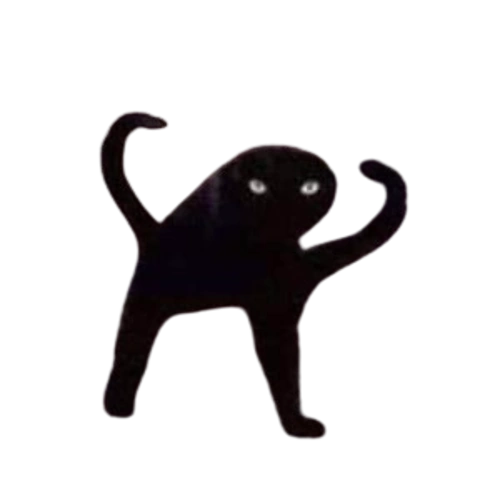
#> input picture Cursed_cat.png, 500 x 500 px
$ python convert_image.py Cursed_cat.png out.png
#> lines starting #> are read from the running program, lines starting #| are printed output that depends on the picture; after the words box and inside, x2 and y2 are one past the last pixel; in counts of white or black regions, pixels touching at a corner belong together
import sys
from PIL import Image
import os

def convert_to_bitmap(image_path, output_name):
#> called with image_path = 'Cursed_cat.png', output_name = 'out.png'
    try:
        # Open and convert image
        img = Image.open(image_path)
#> img is the input picture: PIL image 500x500 RGBA; mean R, G, B, A 3.6, 1.9, 2.5, 41.7

        # Resize to fit OLED (128x64) while maintaining aspect ratio
        img.thumbnail((128, 64), Image.Resampling.LANCZOS)
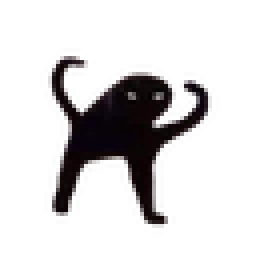
#> img: PIL image 64x64 RGBA (shown 4 times larger); mean R, G, B, A 4.5, 2.3, 3.1, 41.7; transparent parts drawn white

        # Convert to 1-bit (black and white)
        img = img.convert('1')
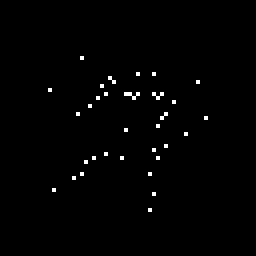
#> img: PIL image 64x64 1 (shown 4 times larger); 0.95% white in thin lines or dots, all inside (x1, y1, x2, y2) = (12, 14, 52, 53)

        # Get actual size after resize
        width, height = img.size
#> width = 64; height = 64

        # Convert to bitmap array
        bitmap_data = []

        # Process image data for SSD1306 format (vertical bytes)
        for page in range((height + 7) // 8):  # 8 pages for 64 pixels height
            for col in range(width):
                byte_val = 0
                for bit in range(8):
                    y = page * 8 + bit
                    if y < height:
                        pixel = img.getpixel((col, y))
                        if pixel == 0:  # Black pixel (0 in 1-bit mode)
                            byte_val |= (1 << bit)
                bitmap_data.append(byte_val)
#> after the loop, bitmap_data = 512 values, max 255 at index 0, min 123 at index 162, mean 251.3

        # Generate Arduino C++ code
        array_name = f"{output_name}_bitmap"
        cpp_code = f"""
// {output_name} - {width}x{height} pixels
const unsigned char {array_name}[] PROGMEM = {{
"""

        # Add bitmap data
        for i, byte in enumerate(bitmap_data):
            if i % 16 == 0:
                cpp_code += "\n  "
            cpp_code += f"0x{byte:02X}"
            if i < len(bitmap_data) - 1:
                cpp_code += ", "

        cpp_code += f"""
}};

const int {output_name}_width = {width};
const int {output_name}_height = {height};
"""

        # Write to file
        output_file = f"{output_name}_bitmap.h"
        with open(output_file, 'w') as f:
            f.write(cpp_code)

        print(f"Converted {image_path} -> {output_file}")
        print(f"Size: {width}x{height}")
#| Size: 64x64
        print(f"Bitmap size: {len(bitmap_data)} bytes")
#| Bitmap size: 512 bytes

    except Exception as e:
        print(f"Error converting {image_path}: {e}")

if __name__ == "__main__":
    if len(sys.argv) != 3:
        print("Usage: python convert_image.py <image_path> <output_name>")
        sys.exit(1)

    image_path = sys.argv[1]
    output_name = sys.argv[2]
    convert_to_bitmap(image_path, output_name)

$ run again, on watcat.png
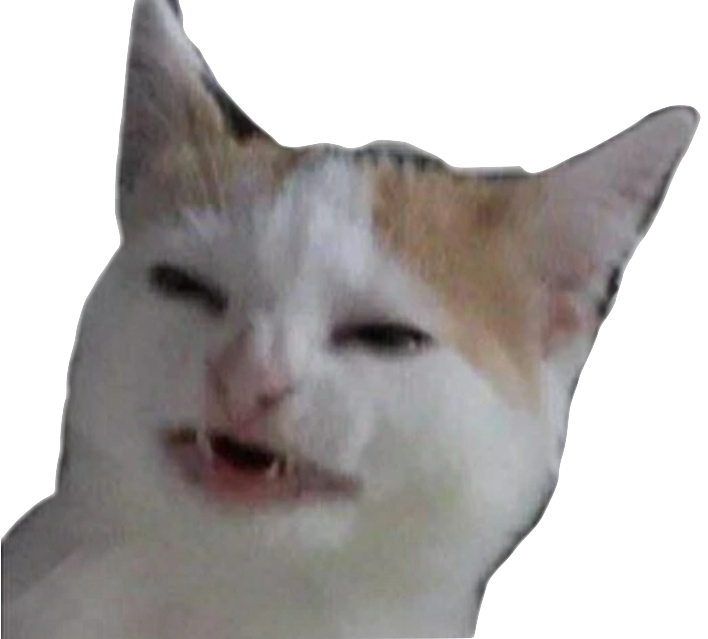
#> input picture watcat.png, 708 x 639 px
#> in convert_to_bitmap, img is the input picture: PIL image 708x639 RGBA; mean R, G, B, A 76.7, 73.2, 72, 151.1
#> in convert_to_bitmap, `img.thumbnail((128, 64), Image.Resampling.LANCZOS)`:
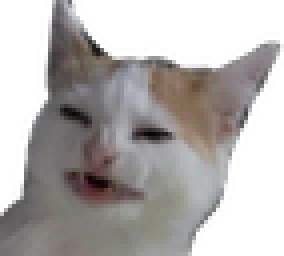
#> img: PIL image 71x64 RGBA (shown 4 times larger); mean R, G, B, A 85.1, 81.5, 80.5, 151.1; transparent parts drawn white
#> in convert_to_bitmap, `img = img.convert('1')`:
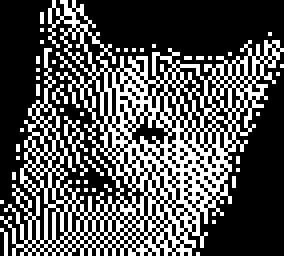
#> img: PIL image 71x64 1 (shown 4 times larger); 32.5% white in thin lines or dots
#> after the loop in convert_to_bitmap, `for page in range((height + 7) // 8):`: bitmap_data = 568 values, max 255 at index 0, min 0 at index 328, mean 166.6
#> the loop in convert_to_bitmap, `for i, byte in enumerate(bitmap_data):` made 568 passes
#> byte on passes 1 to 3: 255, 255, 255
#| Size: 71x64
#| Bitmap size: 568 bytes
